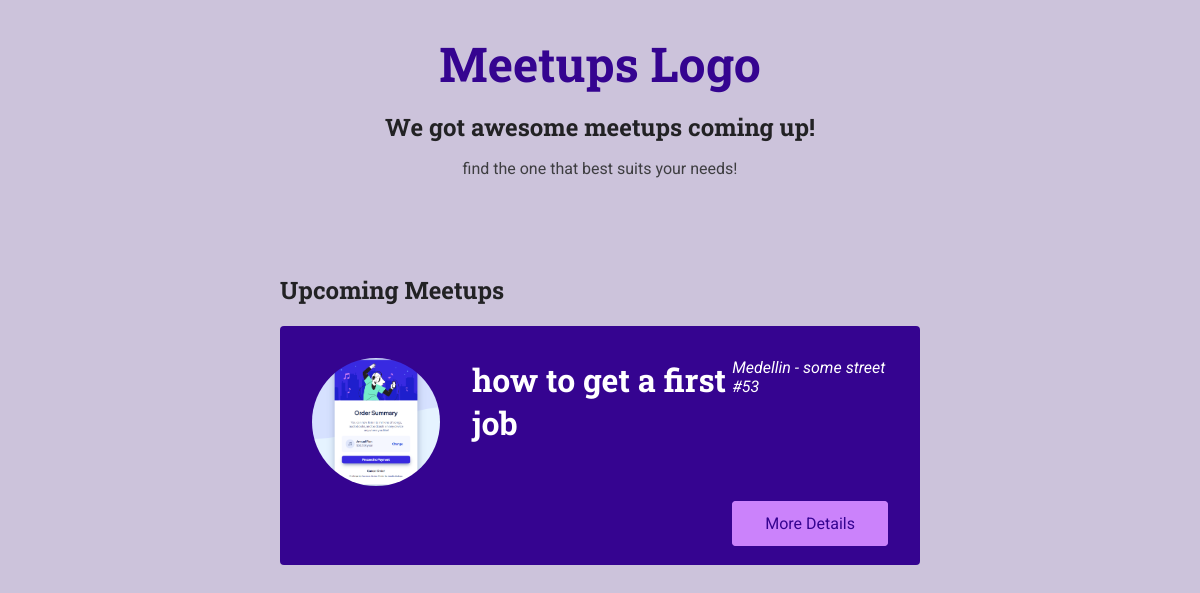
/meetups/, run on an earlier commit of the app's database.
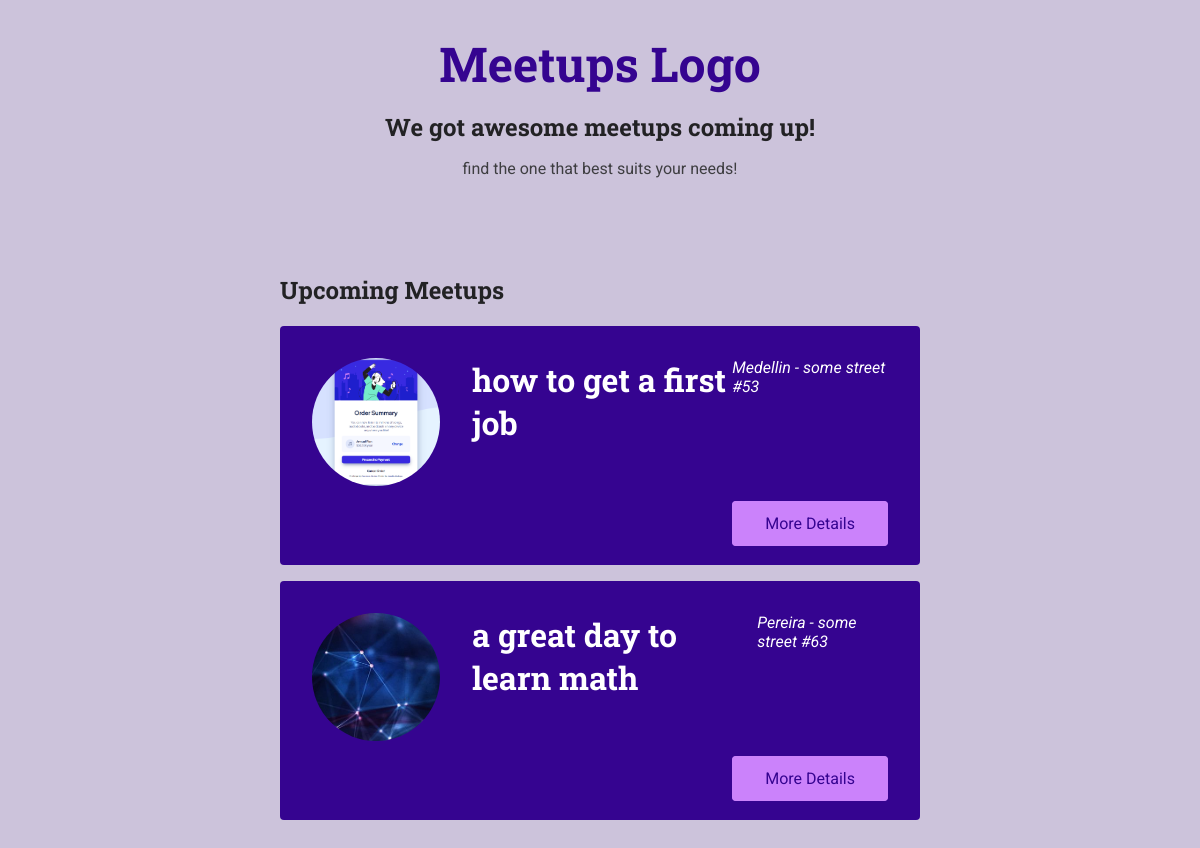
And on a later commit of the database.
### meetups/models.py (models this page shows, shortened)
class Meetup(models.Model):
    title = models.CharField(max_length=255)
    organizer_email = models.EmailField(max_length=255)
    date = models.DateField(null=True)
    slug = models.SlugField(unique=True)
    description = models.TextField()
    img = models.ImageField(upload_to='images')
    location = models.ForeignKey(Locations, on_delete=models.CASCADE)
    participants = models.ManyToManyField(Participant, blank=True)

class Locations(models.Model):
    name = models.CharField(max_length = 200)
    address = models.CharField(max_length = 300)
    def __str__(self):
        return f'{self.name} - {self.address}'

### meetups/views.py (the view)
# urls.py: path('meetups/', views.index, name='all-meetups'), # the 'name' attribute is use to specify the url
def index(request):
    meetups_available = Meetup.objects.all()
    return render(request, 'meetups/index.html', {
        'show_meetups': True,
        'meetups': meetups_available
    })

### meetups/templates/meetups/index.html (shortened to what this page needs)
{% extends 'meetups/bases/base.html' %}
{% load static %}
{% block css_link %}<link rel="stylesheet" href="{% static 'meetups/styles/all-meetups.css' %}">{% endblock %}
{% block main_title %}We got awesome meetups coming up!{% endblock %}
{% block description %}find the one that best suits your needs!{% endblock %}
{% block main_body %}
    <section>
        <h2>Upcoming Meetups</h2>
        <ol>
            {% for meetup_item in meetups %}
                {% include 'meetups/includes/meetup-card.html' with title=meetup_item.title image=meetup_item.img.url location=meetup_item.location slug=meetup_item.slug %}
            {% endfor %}
        </ol>
    </section>
{% endblock %}

### meetups/templates/meetups/bases/base.html (shortened to what this page needs)
{% load static %}
<!DOCTYPE html>
<html lang="en">
<head>
    <link rel="stylesheet" href="{% static 'meetups/styles/base.css' %}">
    {% block css_link %}{% endblock %}
</head>
<body>
    <header id='main-header'>
        <nav>
            <a href="/meetups" id='main-logo'>Meetups Logo</a>
        </nav>
        <h1>{% block main_title %}{% endblock %}</h1>
        <p>{% block description %}{% endblock %}</p>
    </header>
    <main>
        {% block main_body %}{% endblock %}
    </main>
</body>
</html>

### meetups/templates/meetups/includes/meetup-card.html
<li class='meetup-item'>
    <article >
        <div cLass='meetup-summary'>
            <div class='meetup-image'>
                <img src="{{ image }}" alt="an image here">
            </div>
            <div class='meetup-details'>
                <h3>{{ title }}</h3>
            </div>
            <address class>{{ location }}</address>
        </div>
        <div class='meetup-actions'>
            <a href="{% url 'meetup-detail' slug %}" class='btn'>More Details</a>
        </div>
    </article>
</li>

### meetups/static/meetups/styles/base.css (style rules this page uses)
* { box-sizing: border-box; }
body { font-family: 'Roboto', sans-serif; margin: 0; background-color: #ccc3db; color: #3e3e41; }
h1, h2, h3 { font-family: 'Roboto Slab', sans-serif; color: #222224; }
button, .btn { cursor: pointer; font: inherit; padding: 0.5rem 1.5rem; background-color: #350490; border: 1px solid #350490; color: white; border-radius: 4px; text-decoration: none; }
#main-header { width: 100%; text-align: center; padding: 2rem 0; }
#main-header h1 { font-size: 1.5rem; }
#main-logo { font-size: 3rem; font-family: 'Roboto Slab', sans-serif; text-decoration: none; color: #350490; font-weight: bold; }

### meetups/static/meetups/styles/all-meetups.css (style rules this page uses)
section { max-width: 40rem; margin: 3rem auto; }
ol { list-style: none; margin: 0; padding: 0; }
.meetup-item { margin: 1rem 0; background-color: #350490; padding: 2rem; color: white; border-radius: 4px; }
.meetup-summary { display: flex; align-items: flex-start; }
.meetup-image { margin-right: 2rem; }
.meetup-image img { width: 8rem; height: 8rem; object-fit: cover; border-radius: 50%; }
.meetup-details h3 { color: inherit; margin-top: 0; margin-bottom: 0.5rem; font-size: 2rem; }
.meetup-actions { margin-top: 1.5rem; text-align: right; }
.meetup-actions .btn { background-color: #cb82fb; border-color: #cb82fb; color: #350490; padding: 0.75rem 2rem; }

What changed in the data, as far as the page shows it:
added Meetup: shows a picture, title "a great day to learn math"
added Locations: name+address "Pereira - some street #63"
